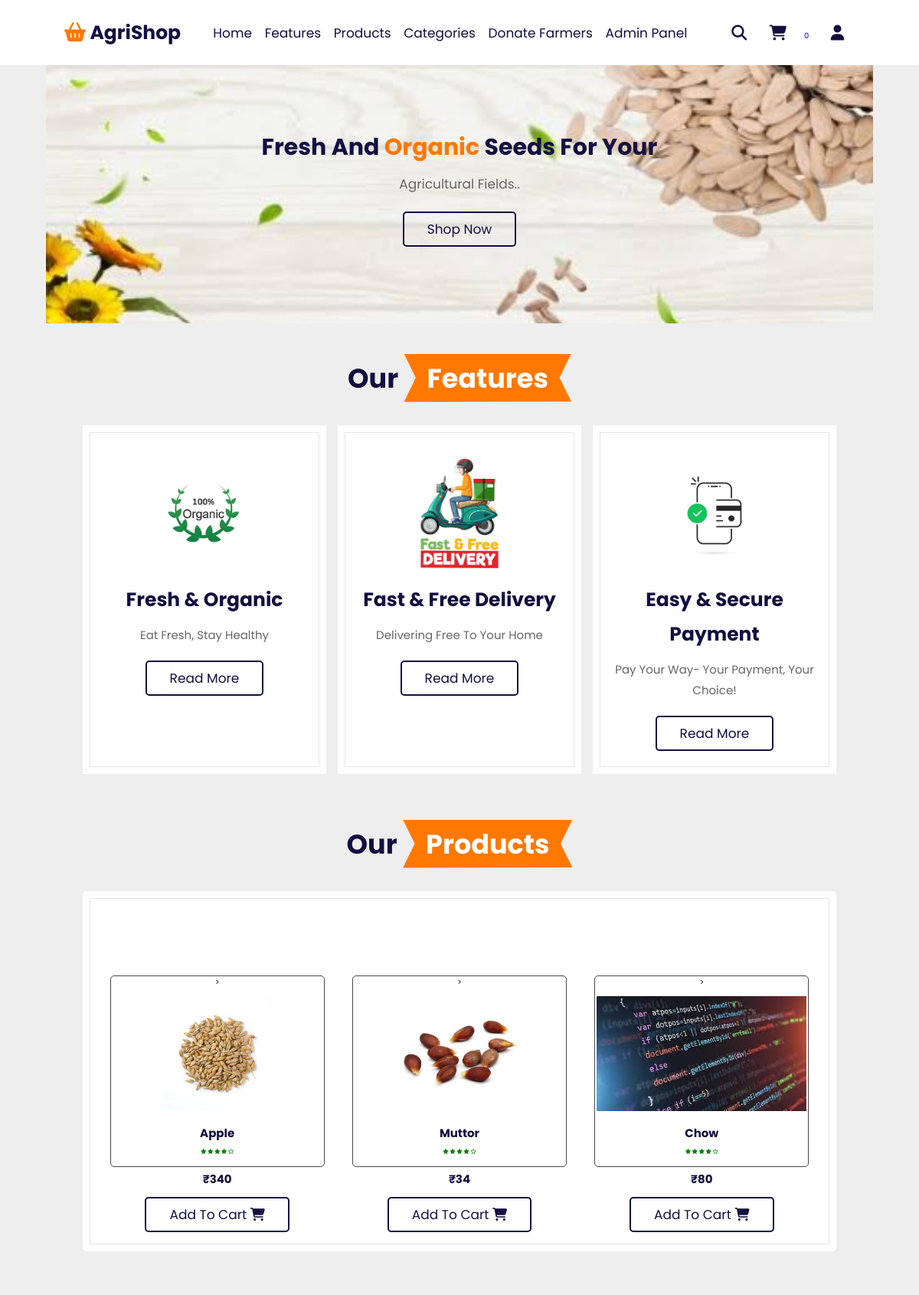
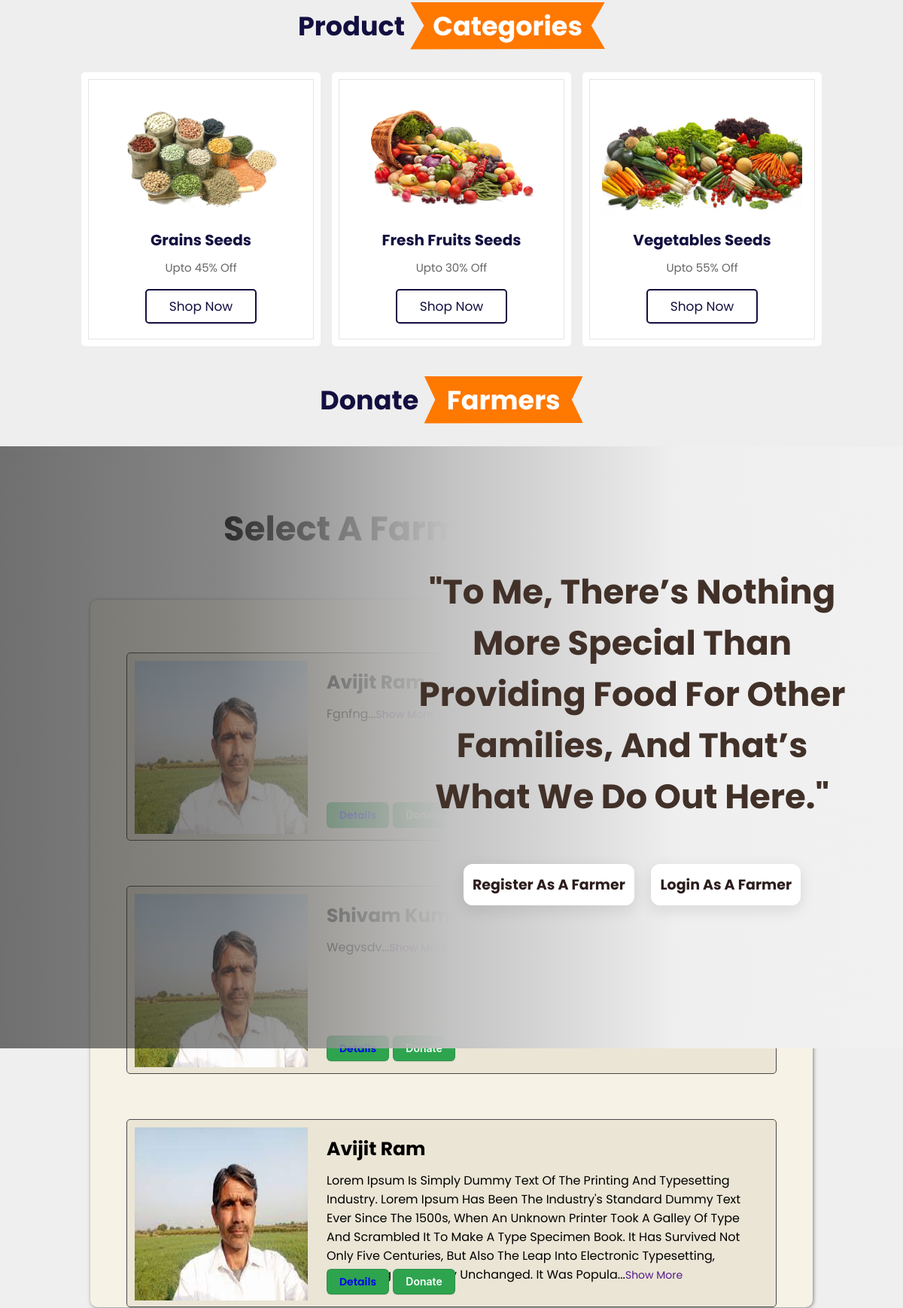
The page /newhp.php (upper part) on the database its author committed (2 pictures, top to bottom).
### tables this page shows
CREATE TABLE `productdb` (
  `id` int(11) NOT NULL,
  `name` varchar(25) NOT NULL,
  `price` float DEFAULT NULL,
  `image` varchar(100) DEFAULT NULL,
  `details` mediumtext NOT NULL
);

CREATE TABLE `farmerlist` (
  `sln` int(11) NOT NULL,
  `name` varchar(100) DEFAULT NULL,
  `email` varchar(100) DEFAULT NULL,
  `phone` varchar(100) DEFAULT NULL,
  `dob` date DEFAULT NULL,
  `gender` varchar(10) DEFAULT NULL,
  `image` varchar(255) DEFAULT NULL,
  `password` varchar(255) DEFAULT NULL,
  `address` varchar(255) DEFAULT NULL,
  `description` text DEFAULT NULL,
  `country` varchar(100) DEFAULT NULL,
  `city` varchar(100) DEFAULT NULL,
  `region` varchar(100) DEFAULT NULL,
  `zip` varchar(100) DEFAULT NULL,
  `govID` varchar(100) DEFAULT NULL,
  `accnum` varchar(100) DEFAULT NULL,
  `ifsc` varchar(100) DEFAULT NULL,
  `upiID` varchar(100) DEFAULT NULL,
  `verify` varchar(2) DEFAULT NULL
);

### CreateDb.php (called while the page is built, shortened)
<?php
class CreateDb
{
        public $tablename;
        public $con;
    public function __construct(
        $dbname,
        $tablename,
        $servername = "localhost",
        $username = "root",
        $password = ""
    )
    {
      $this->tablename = $tablename;
        $this->con = mysqli_connect($servername, $username, $password);
        $sql = "CREATE DATABASE IF NOT EXISTS $dbname";
        if(mysqli_query($this->con, $sql)){
            $this->con = mysqli_connect($servername, $username, $password, $dbname);
            $sql = " CREATE TABLE IF NOT EXISTS $tablename
                            (id INT(11) NOT NULL AUTO_INCREMENT PRIMARY KEY,
                             product_name VARCHAR (25) NOT NULL,
                             product_price FLOAT,
                             product_image VARCHAR (100)
                            );";
        }else{
            return false;
        }
    }
    public function getData(){
        $sql = "SELECT * FROM $this->tablename";
        $result = mysqli_query($this->con, $sql);
        if(mysqli_num_rows($result) > 0){
            return $result;
        }
    }
    public function getFarmerData(){
        $sql = "SELECT sln,name, email, phone,gender,image,address,country,description, city, region, zip, accnum, ifsc, upiID FROM `farmerlist` WHERE verify = '1' ";
        $result = mysqli_query($this->con, $sql);
        if(mysqli_num_rows($result) > 0){
            return $result;
        }
    }
}

### newhp.php (the view, shortened to what this page needs)
<?php
require_once('CreateDb.php');
require_once('component.php');
$database = new CreateDb("agrishop", "productdb");
?>
<!DOCTYPE html>
<html lang="en">
<head>
    <link rel="stylesheet" href="https://cdn.jsdelivr.net/npm/swiper@9/swiper-bundle.min.css" />
    <link rel="stylesheet" type="text/css" href="https://cdnjs.cloudflare.com/ajax/libs/font-awesome/6.4.0/css/all.min.css">
    <link rel="stylesheet" type="text/css" href="homepage.css">
</head>
<body>
    <section class="header">
        <a href="#" class="logo"><i class="fas fa-shopping-basket"></i> AgriShop </a>
        <nav class="navbar">
            <a href="#home" class="links">Home</a>
            <a href="#features" class="links">features</a>
            <a href="#products" class="links">products</a>
            <a href="#categories" class="links">categories</a>
            <a href="#donate" class="links">donate farmers</a>
            <a href="Admin/admin/admin_login.php" target=”_blank”>admin panel</a>
        </nav>
        <div class="icons">
            <div class="fas fa-search" id="search-btn"></div>
            <a href="cart.php">
                <div class="fas fa-shopping-cart" id="cart-btn"></div>
                <?php
                if (isset($_SESSION['cart'])) {
                    $count = count($_SESSION['cart']);
                    echo "<span id=\"cart_count\" class=\"text-warning bg-light\">$count</span>";
                } else {
                    echo "<span id=\"cart_count\" class=\"text-warning bg-light\">0</span>";
                }
                ?>
            </a>
            <a href=<?php echo isset($_SESSION['email']) ? "account.php" : "register/login.php" ?>>
                <div class="fas fa-user" id="login-btn"></div>
            </a>
        </div>
    </section>
    <section class="home" id="home">
        <div class="content">
            <h3>fresh and<span> organic</span> seeds for your</h3>
            <p>agricultural fields..</p>
            <a href="#" class="btn">shop now</a>
        </div>
    </section>
    <section class="features" id="features">
        <h1 class="heading"> our <span>features</span></h1>
        <div class="box-container">
            <div class="box">
                <img src="images/organic.jpg">
                <h3>fresh & organic</h3>
                <p>eat fresh, stay healthy</p>
                <a href="#" class="btn">read more</a>
            </div>
            <div class="box">
                <img src="images/delivery.jpg">
                <h3>fast & free delivery</h3>
                <p>delivering free to your home</p>
                <a href="#" class="btn">read more</a>
            </div>
            <div class="box">
                <img src="images/easy.jpg">
                <h3>easy & secure payment</h3>
                <p>pay your way- your payment, your choice!</p>
                <a href="#" class="btn">read more</a>
            </div>
        </div>
    </section>
    <section class="products" id="products">
        <h1 class="heading"> our <span>products</span></h1>
        <div class="container">
            <?php
            $result = $database->getData();
            while ($row = mysqli_fetch_assoc($result)) {
                component($row['name'], $row['price'], $row['image'], $row['id']);
            }
            ?>
        </div>
    </section>
    <section class="categories" id="categories">
        <h1 class="heading"> product <span>categories</span></h1>
        <div class="box-container">
            <div class="box">
                <img src="images/category1.png">
                <h3>Grains seeds</h3>
                <p>upto 45% off</p>
                <a href="#" class="btn">shop now</a>
            </div>
            <div class="box">
                <img src="images/category2.jpg">
                <h3>fresh fruits seeds</h3>
                <p>upto 30% off</p>
                <a href="#" class="btn">shop now</a>
            </div>
            <div class="box">
                <img src="images/category3.jfif">
                <h3>vegetables seeds</h3>
                <p>upto 55% off</p>
                <a href="#" class="btn">shop now</a>
            </div>
        </div>
    </section>
    <h1 class="heading"> donate <span>farmers</span></h1>
    <div class="layer">
        <div class="tag-line-div">
            <h3 class="tag-line">"To me, there’s nothing more special than providing food for other families, and that’s what we do out here."</h3>
            <button class="button-35" role="button"><a href="farmer_register.php">Register as a farmer</a></button>
            <button class="button-35" role="button"><a href="./Admin/FarmerPortal/farmer_login.php" target=”_blank”>Login as a farmer</a></button>
        </div>
    </div>
    <div class="list">
        <h1>Select a farmer to donate</h1>
        <?php
        $result = $database->getFarmerData();
        ?>
        <div class="table">
            <?php
            while ($row = mysqli_fetch_assoc($result)) {
            ?>
                <div class="card">
                    <div class="image">
                        <img src="./Admin/FarmerPortal/ProfilePic/<?= $row['image'] ?>" alt="">
                    </div>
                    <div class="details">
                        <h3><?= $row['name'] ?></h3>
                        <div class="detail">
                            <p style="font-size: 16px;"><?php echo substr($row['description'], 0, 380); ?>...<a href="" style="font-size: 14px;">show more</a></p>
                        </div>
                        <button class="button-3" role="button"><a href="farmer_details.php?sln=<?= $row['sln'] ?>">Details</a></button>
                        <button class="button-3" role="button">Donate</button>
                    </div>
                </div>
            <?php } ?>
        </div>
    </div>
</body>
</html>

### component.php (shortened to what this page needs)
<?php
function component($productname, $productprice, $productimg, $productid){
    $element = "
    <div class=\"col-md-3 col-sm-6 my-3 my-md-0\">
                <form action=\"newhp.php\" method=\"post\">
                    <div class=\"card shadow\" style=\"background-color: white\">>
                        <div>
                            <img src=./Admin/uploaded_img/".$productimg." alt=\"Image1\" class=\"img-fluid card-img-top\">
                        </div>
                        <div class=\"card-body\">
                            <h5 class=\"card-title\">$productname</h5>
                            <h6>
                                <i class=\"fas fa-star\"></i>
                                <i class=\"fas fa-star\"></i>
                                <i class=\"fas fa-star\"></i>
                                <i class=\"fas fa-star\"></i>
                                <i class=\"far fa-star\"></i>
                            </h6>
                            <p class=\"card-text\">
                            </p>
                            <h5>
                                <small><s class=\"text-secondary\"></s></small>
                                <span class=\"price\">₹$productprice</span>
                            </h5>
                            <button type=\"submit\" class=\"btn btn-warning my-3\" name=\"add\">Add to Cart <i class=\"fas fa-shopping-cart\"></i>
                             <input type='hidden' name='product_id' value='$productid'></button>
                        </div>
                    </div>
                </form>
            </div>
    ";
    echo $element;
}

### rows shown on the page
productdb: image (picture), name "Apple", price "340"
productdb: image (picture), name "Muttor", price "34"
productdb: image (picture), name "Chow", price "80"
farmerlist: image (picture), name "Avijit Ram", description "Fgnfng"
farmerlist: image (picture), name "Shivam Kumar", description "Wegvsdv"
farmerlist: image (picture), name "Avijit Ram", description "Lorem Ipsum Is Simply Dummy Text Of The Printing And Typesetting Industry. Lorem Ipsum Has Been The Industry's Standard Dummy Text Ever Since The 1500s, When An Unknown Printer Took A Galley Of Type And Scrambled It To Make A Type Specimen Book. It Has Survived Not Only Five Centuries, But Also The Leap Into Electronic Typesetting, Remaining Essentially Unchanged. It Was Popula"
